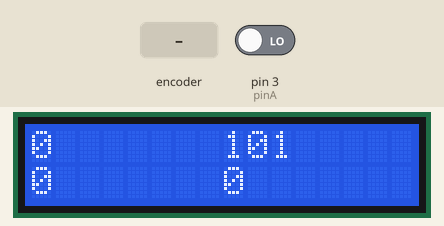
Bench run of a sketch on a simulated Arduino Uno, built with avr-gcc and run on an emulated ATmega328P. Parts: 16×2 character LCD. The test bench sets the inputs (shaded band); at power-on: pin 3 (pinA) LOW.

Above: at 2.3 s.
2.4 s: rotary encoder on pin 3 (pinA) / pin 4 (pinB) turned 1 step (first pin leading)
At 3.8 s:
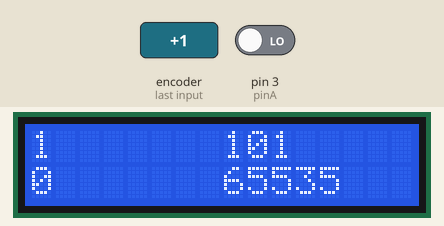
4.1 s: rotary encoder on pin 3 (pinA) / pin 4 (pinB) turned 1 step (first pin leading)
At 4.23 s:
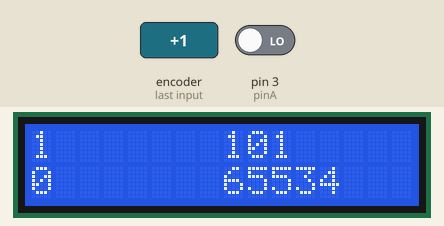
5.8 s: rotary encoder on pin 3 (pinA) / pin 4 (pinB) turned 1 step (first pin leading)
At 5.96 s:
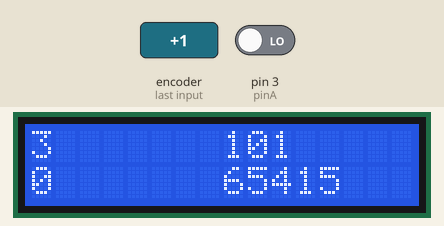
Timing chart, 0 to 8.8 s (numbered marks = the images above; inputs shaded):
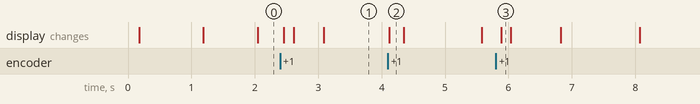

The sketch:

altimeterv1.ino
```cpp
/**
 * Description here
 * blah blah blah
 */

// include the library code
#include <Wire.h>               // Need for I2C
#include <LiquidCrystal_I2C.h>  // Sunfounder Display

// Setup LCD
LiquidCrystal_I2C lcd(0x27, 16, 2);  // set the LCD address to 0x27 for a 16 chars and 2 line display

// For Rotary Encoder (KY-040)
int pinA = 3;  // Connected to CLK on KY-040
int pinB = 4;  // Connected to DT on KY-040
int encoderPosCount = 0;
int pinALast;
unsigned short aVal = 0;
boolean bCW;

// Red LED
int red_led = 1;

// Globals
int secs = 0;
int cycle = 0;

/*
void blink (int n)
{
  for (int i = 0; i < n; i++)
  {
    digitalWrite(red_led, HIGH);
    delay(75);
    digitalWrite(red_led, LOW);
    delay(75);
  }
  delay(1000);
}
*/

void readEncoder()
{
  delay(1);
  aVal = aVal << 1; // shift one bit
  aVal = aVal | digitalRead(pinA);

  lcd.setCursor(8, 1);
  lcd.print(aVal);

  if ((0x0000 == aVal & 0x00FF) && (0 != pinALast))
  {
    pinALast = 0;
    if (digitalRead(pinB))
    {
      encoderPosCount++;
    }
    else
    {
      encoderPosCount--;
    }
  }
  else if (0x00FF == aVal & 0x00FF)
  {
    pinALast = 1;
  }
}

void setup()
{
  // Pin for sanity check blink
  //pinMode(red_led, OUTPUT);

  // LCD Init
  lcd.init();
  lcd.noBacklight();
  delay(100);
  lcd.backlight();
  lcd.print("Initializing...");
  delay(1000);
  lcd.clear();

  // Encoder Init
  pinMode (pinA,INPUT);
  pinMode (pinB,INPUT);
  aVal = 0;
  pinALast = 0;
}

/*********************************************************/
void loop()
{
  int one_sec = 101;
  lcd.setCursor(8, 0);
  lcd.print(one_sec);

  // Second count
  if (cycle == one_sec)
  {
    lcd.setCursor(0, 0);
    lcd.print(secs);
    secs++;
    cycle = 0;
  }

  // Do Encoder
  if (true || 0 == cycle % 10)
  {
    readEncoder();
    lcd.setCursor(0, 1);
    lcd.print(encoderPosCount);
  }

  // Increment our cycle
  cycle++;
}
/************************************************************/
```
